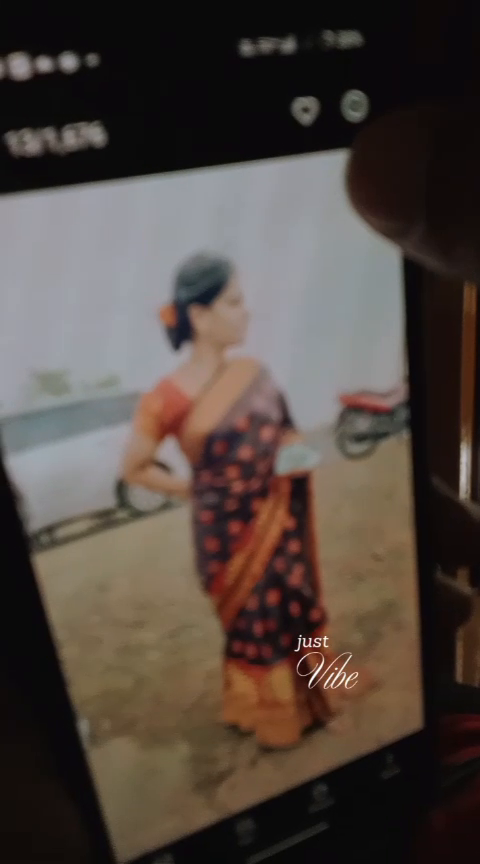
#> input picture frame 6 of Videos/test.mp4, 480 x 864 px
$ python video_converter.py
#> lines starting #> are read from the running program, lines starting #| are printed output that depends on the picture
import cv2
import os

video = cv2.VideoCapture("../Videos/test.mp4")

output_folder = "../Output/frames"
os.makedirs(output_folder, exist_ok=True)

count = 0

while True:
    ret, frame = video.read()
#> frame is the input picture: shape (864, 480, 3); mean B, G, R 64.3, 70.5, 81.2

    if not ret:
        break

    frame = cv2.resize(frame, (128, 128))
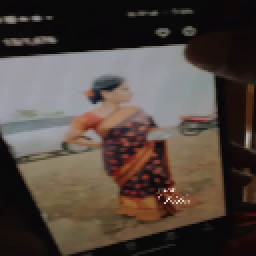
#> frame: shape (128, 128, 3) (shown 2 times larger); mean B, G, R 64.2, 70.5, 81.2

    cv2.imwrite(f"{output_folder}/frame_{count}.jpg", frame)

    count += 1

video.release()

print(f"{count} frames extracted successfully!")

$ run again, starting later in the video
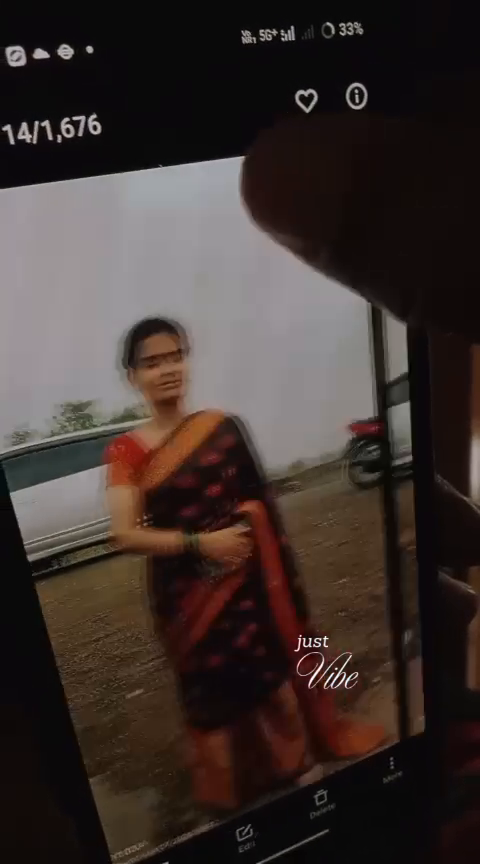
#> input picture frame 27 of Videos/test.mp4, 480 x 864 px
#> frame is the input picture: shape (864, 480, 3); mean B, G, R 46.7, 50.2, 61
#> `frame = cv2.resize(frame, (128, 128))`:
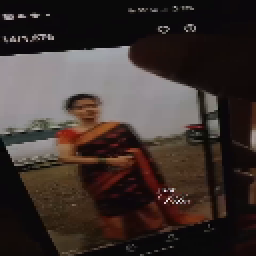
#> frame: shape (128, 128, 3) (shown 2 times larger); mean B, G, R 46.7, 50.2, 61

$ run again, starting later in the video
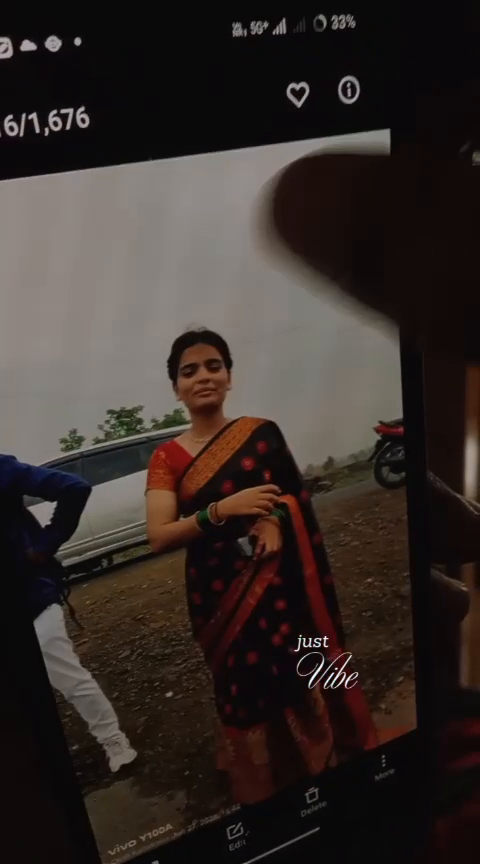
#> input picture frame 48 of Videos/test.mp4, 480 x 864 px
#> frame is the input picture: shape (864, 480, 3); mean B, G, R 41.4, 45, 53.9
#> `frame = cv2.resize(frame, (128, 128))`:
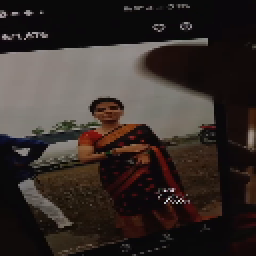
#> frame: shape (128, 128, 3) (shown 2 times larger); mean B, G, R 41.4, 45, 53.9
